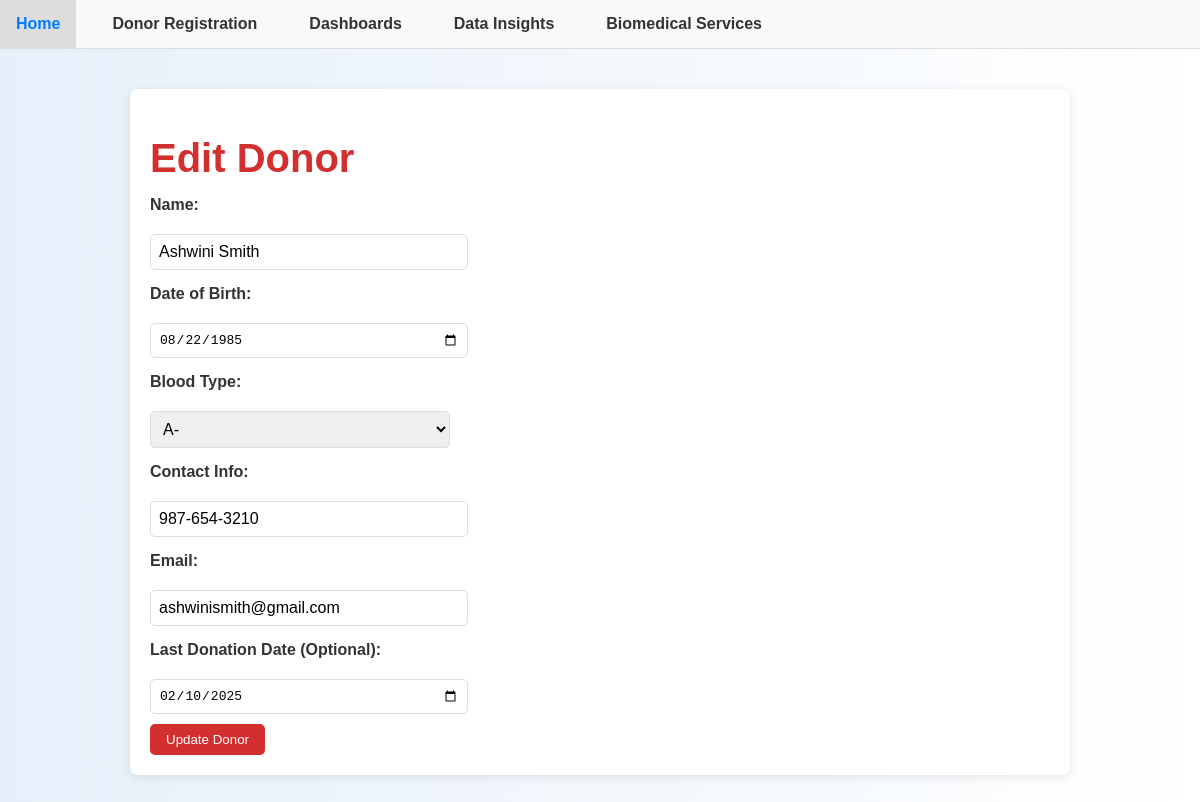
The app's page /donor/edit/2, older data.
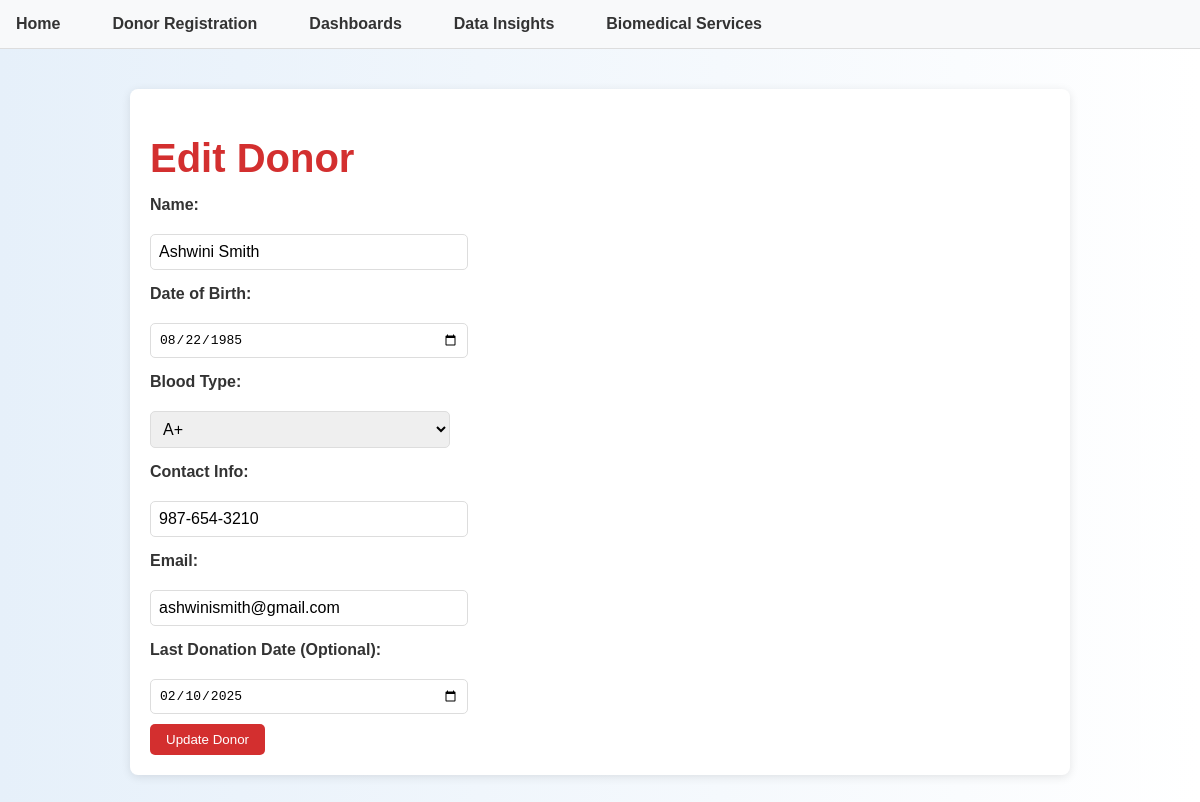
The same page, newer data.
### tables this page shows
CREATE TABLE Donors (
    DonorID INTEGER PRIMARY KEY AUTOINCREMENT,
    Name TEXT NOT NULL,
    DateOfBirth DATE NOT NULL,
    BloodType TEXT NOT NULL CHECK (BloodType IN ('A+', 'A-', 'B+', 'B-', 'AB+', 'AB-', 'O+', 'O-')),
    ContactInfo TEXT NOT NULL,
    Email TEXT UNIQUE NOT NULL,
    LastDonationDate DATE
);

### app.py (the view, shortened to what this page needs)
@app.route('/donor/edit/<int:id>', methods=['GET', 'POST'])
def edit_donor(id):
    conn = get_db()
    donor = conn.execute('SELECT * FROM Donors WHERE DonorID = ?', (id,)).fetchone()
    return render_template('edit_donor.html', donor=donor)

### app.py (called while the page is built)
def get_db():
    conn = sqlite3.connect('database.db')
    conn.row_factory = sqlite3.Row
    return conn

### templates/edit_donor.html (shortened to what this page needs)
{% extends "layout.html" %}
{% block content %}
<div class="container">
    <h1>Edit Donor</h1>
    <form method="POST" action="{{ url_for('edit_donor', id=donor['DonorID']) }}" id="donorForm">
        <label for="name">Name:</label>
        <input type="text" name="name" id="name" value="{{ donor['Name'] }}" required><br>
        <label for="dob">Date of Birth:</label>
        <input type="date" name="dob" id="dob" value="{{ donor['DateOfBirth'] }}" required><br>
        <label for="blood_type">Blood Type:</label>
        <select name="blood_type" id="blood_type" required>
            <option value="A+" {% if donor['BloodType'] == 'A+' %}selected{% endif %}>A+</option>
            <option value="A-" {% if donor['BloodType'] == 'A-' %}selected{% endif %}>A-</option>
        </select><br>
        <label for="contact">Contact Info:</label>
        <input type="text" name="contact" id="contact" value="{{ donor['ContactInfo'] }}" required><br>
        <label for="email">Email:</label>
        <input type="email" name="email" id="email" value="{{ donor['Email'] }}" required><br>
        <label for="last_donation">Last Donation Date (Optional):</label>
        <input type="date" name="last_donation" id="last_donation" value="{{ donor['LastDonationDate'] or '' }}"><br>
        <button type="submit" class="btn">Update Donor</button>
    </form>
</div>
{% endblock %}

Row changes from the older to the newer data that the page shows:
changed Donors "Ashwini Smith": blood_type "A-" → "A+"
